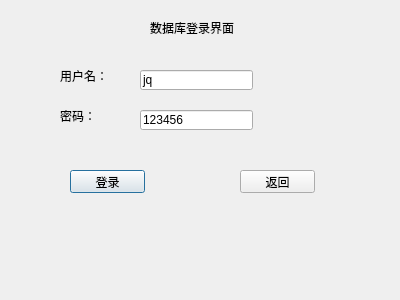
<?xml version="1.0" encoding="UTF-8"?>
<ui version="4.0">
 <class>Dialog2</class>
 <widget class="QDialog" name="Dialog2">
  <property name="geometry">
   <rect>
    <x>0</x>
    <y>0</y>
    <width>400</width>
    <height>300</height>
   </rect>
  </property>
  <property name="windowTitle">
   <string>Dialog</string>
  </property>
  <widget class="QLabel" name="label">
   <property name="geometry">
    <rect>
     <x>150</x>
     <y>20</y>
     <width>91</width>
     <height>16</height>
    </rect>
   </property>
   <property name="text">
    <string>数据库登录界面</string>
   </property>
  </widget>
  <widget class="QLabel" name="label_2">
   <property name="geometry">
    <rect>
     <x>60</x>
     <y>70</y>
     <width>54</width>
     <height>12</height>
    </rect>
   </property>
   <property name="text">
    <string>用户名：</string>
   </property>
  </widget>
  <widget class="QLabel" name="label_3">
   <property name="geometry">
    <rect>
     <x>60</x>
     <y>110</y>
     <width>54</width>
     <height>12</height>
    </rect>
   </property>
   <property name="text">
    <string>密码：</string>
   </property>
  </widget>
  <widget class="QLineEdit" name="lineEdit">
   <property name="geometry">
    <rect>
     <x>140</x>
     <y>70</y>
     <width>113</width>
     <height>20</height>
    </rect>
   </property>
   <property name="text">
    <string>jq</string>
   </property>
  </widget>
  <widget class="QLineEdit" name="lineEdit_2">
   <property name="geometry">
    <rect>
     <x>140</x>
     <y>110</y>
     <width>113</width>
     <height>20</height>
    </rect>
   </property>
   <property name="text">
    <string>123456</string>
   </property>
  </widget>
  <widget class="QPushButton" name="pushButton">
   <property name="geometry">
    <rect>
     <x>70</x>
     <y>170</y>
     <width>75</width>
     <height>23</height>
    </rect>
   </property>
   <property name="text">
    <string>登录</string>
   </property>
  </widget>
  <widget class="QPushButton" name="pushButton_2">
   <property name="geometry">
    <rect>
     <x>240</x>
     <y>170</y>
     <width>75</width>
     <height>23</height>
    </rect>
   </property>
   <property name="text">
    <string>返回</string>
   </property>
  </widget>
 </widget>
 <resources/>
 <connections/>
</ui>
